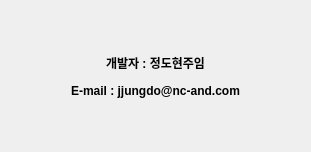
<?xml version="1.0" encoding="UTF-8"?>
<ui version="4.0">
 <class>Dialog</class>
 <widget class="QDialog" name="Dialog">
  <property name="geometry">
   <rect>
    <x>0</x>
    <y>0</y>
    <width>311</width>
    <height>152</height>
   </rect>
  </property>
  <property name="windowTitle">
   <string>제작</string>
  </property>
  <layout class="QHBoxLayout" name="horizontalLayout">
   <item>
    <widget class="QLabel" name="label">
     <property name="enabled">
      <bool>true</bool>
     </property>
     <property name="font">
      <font>
       <bold>true</bold>
      </font>
     </property>
     <property name="text">
      <string>&lt;html&gt;&lt;head/&gt;&lt;body&gt;&lt;p align=&quot;center&quot;&gt;개발자 : 정도현주임&lt;/p&gt;&lt;p align=&quot;center&quot;&gt;E-mail : jjungdo@nc-and.com&lt;/p&gt;&lt;/body&gt;&lt;/html&gt;</string>
     </property>
     <property name="textInteractionFlags">
      <set>Qt::TextInteractionFlag::LinksAccessibleByMouse|Qt::TextInteractionFlag::TextSelectableByKeyboard|Qt::TextInteractionFlag::TextSelectableByMouse</set>
     </property>
    </widget>
   </item>
  </layout>
 </widget>
 <resources/>
 <connections/>
</ui>
